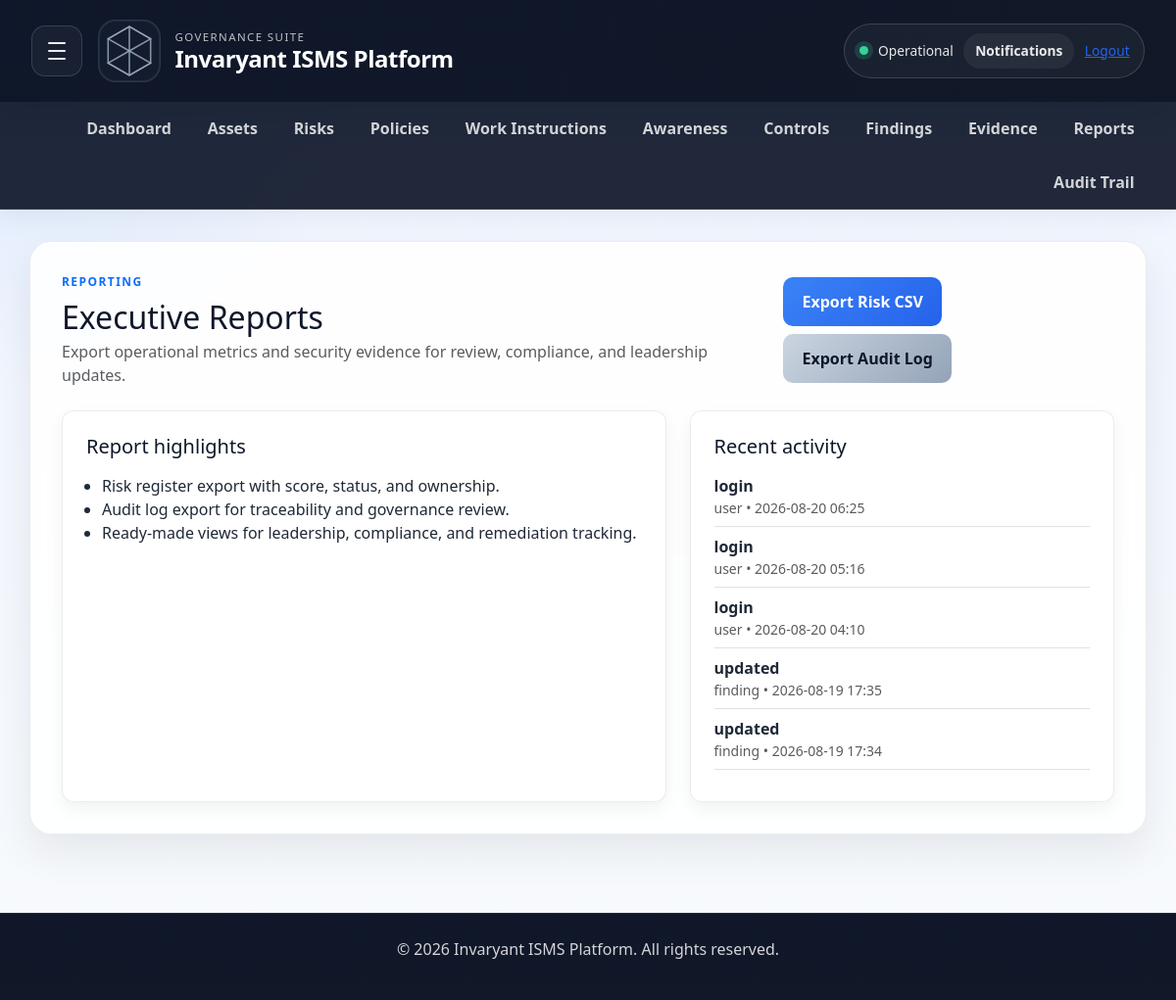
The app's page /reports (signed in), older data.
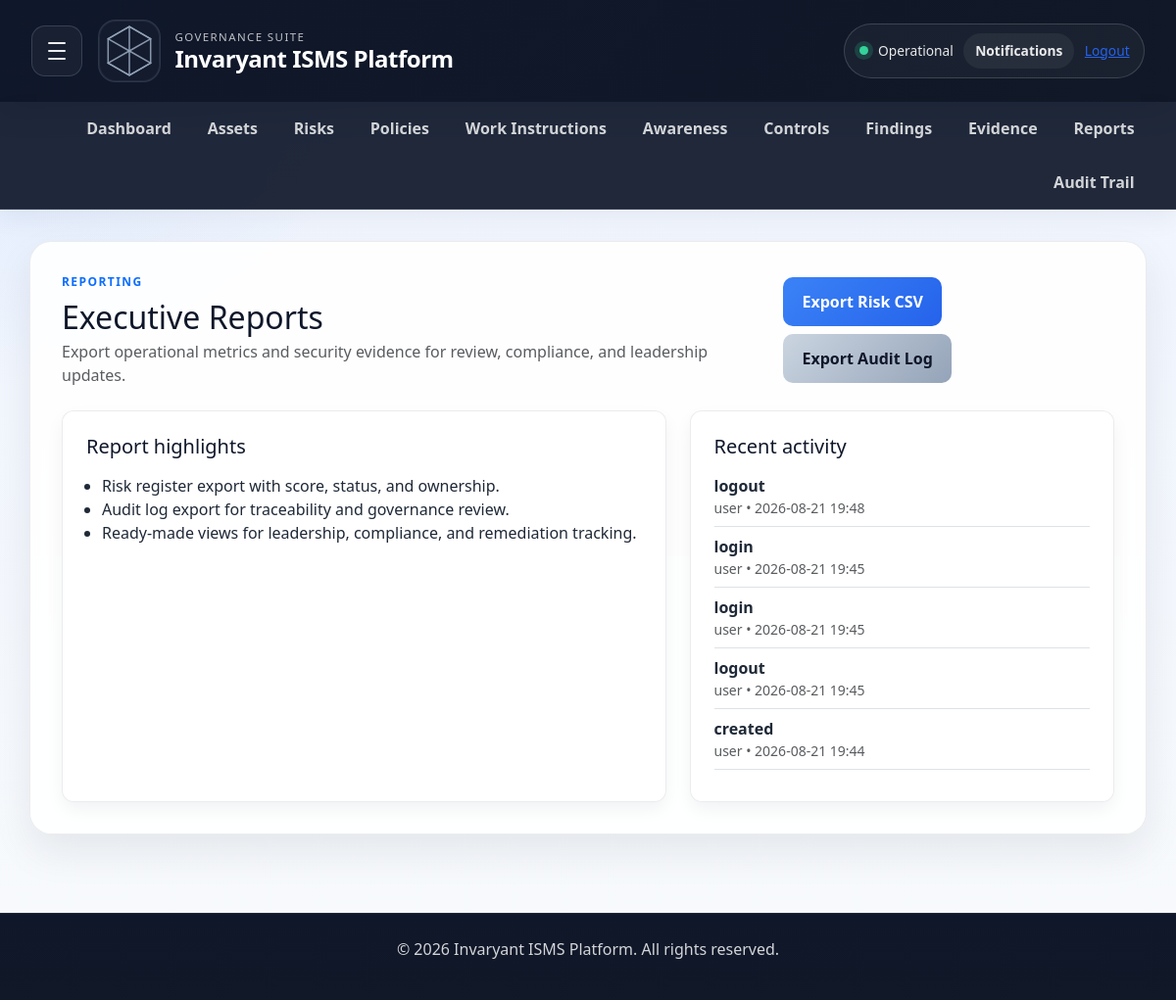
The same page, newer data.
### app/models.py (models this page shows, shortened)
class AuditEvent(db.Model):
    __tablename__ = 'audit_events'
    id = db.Column(db.Integer, primary_key=True)
    tenant_id = db.Column(db.Integer, db.ForeignKey('tenants.id'), nullable=False, default=1)
    user_id = db.Column(db.Integer, db.ForeignKey('users.id'), nullable=True)
    entity_type = db.Column(db.String(100), nullable=False)
    entity_id = db.Column(db.Integer, nullable=True)
    action = db.Column(db.String(100), nullable=False)
    before_value = db.Column(db.Text, nullable=True)
    after_value = db.Column(db.Text, nullable=True)
    ip_address = db.Column(db.String(64), nullable=True)
    signature_hash = db.Column(db.String(128), nullable=True)
    signed_change = db.Column(db.Text, nullable=True)
    created_at = db.Column(db.DateTime, default=datetime.utcnow)
    user = db.relationship('User', backref='audit_events')

### app/routes.py (the view)
@main.route('/reports')
@login_required
@require_roles('admin', 'security_manager', 'auditor')
def reports_index():
    recent_events = AuditEvent.query.filter_by(tenant_id=current_user.tenant_id).order_by(AuditEvent.created_at.desc()).limit(5).all()
    return render_template('reports.html', recent_events=recent_events)

### app/routes.py (called while the page is built)
def user_has_role(user, *allowed_roles):
    if not user or not getattr(user, 'is_authenticated', False):
        return False
    role_name = user.role.name if user.role else 'user'
    return role_name in allowed_roles or role_name == 'admin'

def require_roles(*allowed_roles):
    def decorator(func):
        @wraps(func)
        @login_required
        def wrapped(*args, **kwargs):
            if not current_user.is_authenticated:
                flash('Please log in to continue.')
                return redirect(url_for('main.login'))
            if not user_has_role(current_user, *allowed_roles):
                flash('You do not have permission to access this page.')
                return redirect(url_for('main.index'))
            return func(*args, **kwargs)
        return wrapped
    return decorator

### app/templates/reports.html (shortened to what this page needs)
{% extends "base.html" %}
{% block content %}
<div class="d-flex flex-column flex-lg-row justify-content-between align-items-lg-center mb-4 gap-3">
    <div>
        <p class="text-uppercase fw-bold text-primary mb-2" style="letter-spacing: 0.12em; font-size: 0.75rem;">Reporting</p>
        <h2 class="mb-1">Executive Reports</h2>
        <p class="text-muted mb-0">Export operational metrics and security evidence for review, compliance, and leadership updates.</p>
    </div>
    <div class="d-flex flex-wrap gap-2">
        <a href="/reports/risks.csv" class="btn btn-primary">Export Risk CSV</a>
        <a href="/reports/audit-log.csv" class="btn btn-secondary">Export Audit Log</a>
    </div>
</div>
<div class="row g-4">
    <div class="col-lg-7">
        <div class="info-card h-100">
            <h5 class="mb-3">Report highlights</h5>
            <ul class="mb-0 ps-3">
                <li>Risk register export with score, status, and ownership.</li>
                <li>Audit log export for traceability and governance review.</li>
                <li>Ready-made views for leadership, compliance, and remediation tracking.</li>
            </ul>
        </div>
    </div>
    <div class="col-lg-5">
        <div class="info-card h-100">
            <h5 class="mb-3">Recent activity</h5>
            {% if recent_events %}
                <ul class="list-unstyled mb-0">
                    {% for event in recent_events %}
                        <li class="mb-2 pb-2 border-bottom">
                            <strong>{{ event.action }}</strong>
                            <div class="text-muted small">{{ event.entity_type }} • {{ event.created_at.strftime('%Y-%m-%d %H:%M') }}</div>
                        </li>
                    {% endfor %}
                </ul>
            {% else %}
                <p class="text-muted mb-0">No recent activity recorded yet.</p>
            {% endif %}
        </div>
    </div>
</div>
{% endblock %}

Row changes from the older to the newer data that the page shows:
no longer on this page (row edited): AuditEvent: action "login", entity_type "user", created_at "2026-08-20 06:25"
no longer on this page (row unchanged): AuditEvent: action "login", entity_type "user", created_at "2026-08-20 05:16"
no longer on this page (row unchanged): AuditEvent: action "login", entity_type "user", created_at "2026-08-20 04:10"
no longer on this page (row unchanged): AuditEvent: action "updated", entity_type "finding", created_at "2026-08-19 17:35"
no longer on this page (row unchanged): AuditEvent: action "updated", entity_type "finding", created_at "2026-08-19 17:34"
added AuditEvent: action "logout", entity_type "user", created_at "2026-08-21 19:48"
added AuditEvent: action "login", entity_type "user", created_at "2026-08-21 19:45"
added AuditEvent: action "login", entity_type "user", created_at "2026-08-21 19:45"
added AuditEvent: action "logout", entity_type "user", created_at "2026-08-21 19:45"
added AuditEvent: action "created", entity_type "user", created_at "2026-08-21 19:44"
